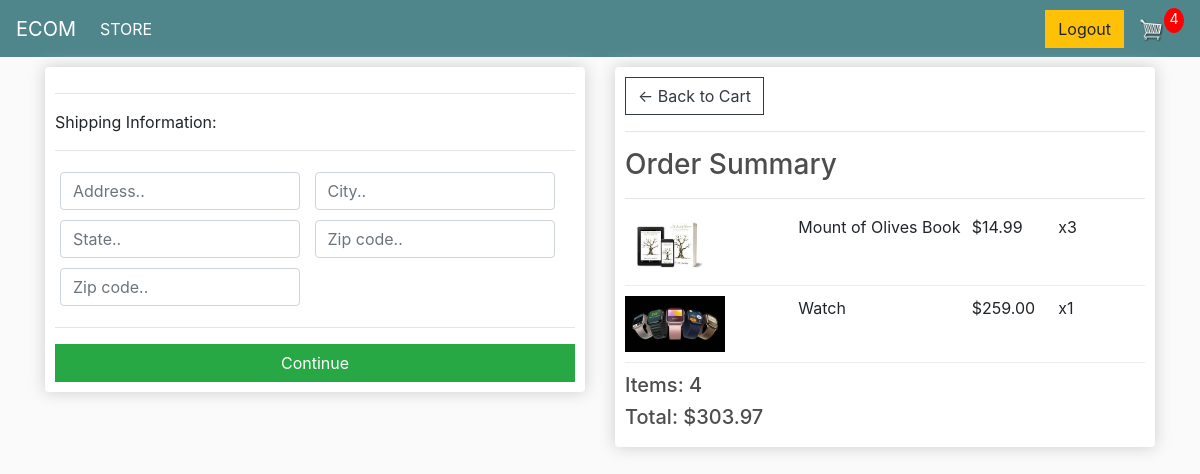
/checkout/ (signed in), run on an earlier commit of the app's database.
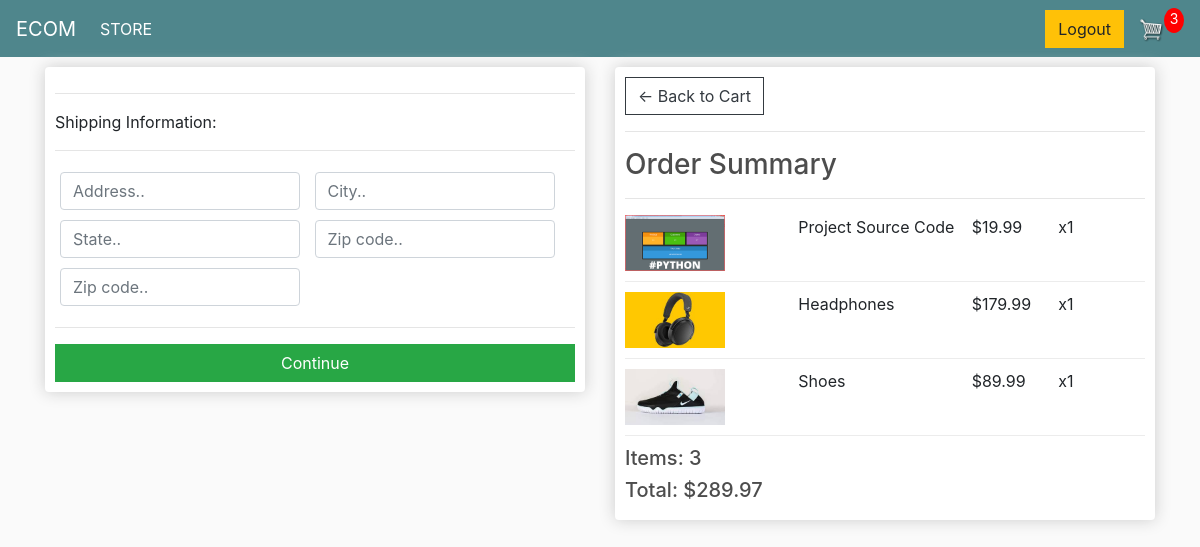
And on a later commit of the database.
### store/models.py (models this page shows, shortened)
class Order(models.Model):
    customer = models.ForeignKey(Customer, on_delete=models.SET_NULL, null=True, blank=True)
    date_ordered = models.DateField(null=True, blank=True, auto_now_add=True)
    complete = models.BooleanField(default=False, null=True, blank=True)
    transaction_id = models.CharField(max_length=200, null=True)
    @property
    def get_cart_total(self):
        orderitems = self.orderitem_set.all()
        total = sum([item.get_total for item in orderitems])
        return total
    @property
    def shipping(self):
        shipping = False
        orderitems = self.orderitem_set.all()
        for i in orderitems:
            if not i.product.digital:
                shipping = True
        return shipping
    def get_cart_items(self):
        orderitems = self.orderitem_set.all()
        total = sum([item.quantity for item in orderitems])
        return total

class OrderItem(models.Model):
    product = models.ForeignKey(Product, on_delete=models.SET_NULL, null=True, blank=True)
    order= models.ForeignKey(Order, on_delete=models.SET_NULL, null=True, blank=True)
    quantity = models.IntegerField(null=True, blank=True, default=0)
    date_added = models.DateField(auto_now_add=True)
    @property
    def get_total(self):
        if self.product is not None:
            total = self.product.price * self.quantity
        else:
            total = 0
        return total

class Product(models.Model):
    name = models.CharField(max_length=200, null=True, blank=True)
    price = models.DecimalField(max_digits=7 , decimal_places=2)
    digital = models.BooleanField(default=False, null=True, blank=True)
    image = models.ImageField(null=True, blank=True)
    @property
    def imageURL(self):
        try:
            url = self.image.url
        except:
            url = ''
        return url

### store/views.py (the view)
# urls.py: path('checkout/', views.checkout, name='checkout'),
def checkout(request):
    data = cartData(request=request)
    items = data['items']
    order = data['order']
    cartItems = data['cartItems']
    context = {'items': items, 'order': order, 'cartItems': cartItems}
    return render(request,'store/checkout.html', context)

### store/utils.py (called while the page is built)
def cartData(request):
    if request.user.is_authenticated:
        customer = request.user.customer
        order, created = Order.objects.get_or_create(customer=customer, complete=False)
        items = order.orderitem_set.all()
        cartItems = order.get_cart_items
    else:
        cookieData = cookieCart(request=request)
        cartItems = cookieData['cartItems']
        order = cookieData['order']
        items = cookieData['items']
    return {'items': items, 'order': order, 'cartItems': cartItems}

### store/templates/store/checkout.html (shortened to what this page needs)
{% extends 'store/main.html' %}
{% load static %}
{% block content %}
     <div class="row">
		<div class="col-lg-6">
			<div class="box-element" id="form-wrapper">
				<form id="form">
					<div id="shipping-info">
						<hr>
						<p>Shipping Information:</p>
						<hr>
						<div class="form-field">
							<input class="form-control" type="text" name="address" placeholder="Address..">
						</div>
						<div class="form-field">
							<input class="form-control" type="text" name="city" placeholder="City..">
						</div>
						<div class="form-field">
							<input class="form-control" type="text" name="state" placeholder="State..">
						</div>
						<div class="form-field">
							<input class="form-control" type="text" name="zipcode" placeholder="Zip code..">
						</div>
						<div class="form-field">
							<input class="form-control" type="text" name="country" placeholder="Zip code..">
						</div>
					</div>
					<hr>
					<input id="form-button" class="btn btn-success btn-block" type="submit" value="Continue">
				</form>
			</div>
			<br>
		</div>
		<div class="col-lg-6">
			<div class="box-element">
				<a  class="btn btn-outline-dark" href="{% url 'cart' %}">&#x2190; Back to Cart</a>
				<hr>
				<h3>Order Summary</h3>
				<hr>
				{% for item in items %}
				<div class="cart-row">
					<div style="flex:2"><img class="row-image" src="{{item.product.imageURL}}"></div>
					<div style="flex:2"><p>{{item.product.name}}</p></div>
					<div style="flex:1"><p>${{item.product.price}}</p></div>
					<div style="flex:1"><p>x{{item.quantity}}</p></div>
				</div>
				{% endfor %}
				<h5>Items:   {{order.get_cart_items}}</h5>
				<h5>Total:   ${{order.get_cart_total}}</h5>
			</div>
		</div>
	</div>
{% endblock content %}

### store/templates/store/main.html (shortened to what this page needs)
<!DOCTYPE html>
{% load static %}
<html>
<head>
	<link rel="stylesheet" href="https://stackpath.bootstrapcdn.com/bootstrap/4.4.1/css/bootstrap.min.css">
	<link rel="stylesheet" type="text/css" href="{% static 'css/main.css' %}">
</head>
<body>
    <nav class="navbar navbar-expand-lg navbar-dark bg-dark">
        <a class="navbar-brand" href="{% url 'store' %}">ECOM</a>
        <div class="collapse navbar-collapse" id="navbarSupportedContent">
          <ul class="navbar-nav mr-auto">
            <li class="nav-item active">
              <a class="nav-link" href="{% url 'store' %}">STORE <span class="sr-only">(current)</span></a>
            </li>
          </ul>
          <div class="form-inline my-2 my-lg-0">
            {% if not request.user.is_authenticated %}
              <a href="{% url 'login' %}"class="btn btn-warning">Login</a>
            {% else %}
              <a href="{% url 'logout' %}"class="btn btn-warning">Logout</a>
            {% endif %}
            <a href="{% url 'cart' %}">
               <img  id="cart-icon" src="{% static 'images/cart.png' %}">
           </a>
           <p id="cart-total">{{cartItems}}</p>
       </div>
        </div>
      </nav>
    <div class="container">
        {% block content %}
        {% endblock content %}
    </div>
</body>
</html>

What changed in the data, as far as the page shows it:
no longer on this page (row edited): Order: id.quantity "4", get_cart_items "4", get_cart_total "303.97"
no longer on this page (row unchanged): OrderItem: product.imageURL (picture), product.name "Mount of Olives Book", product.price "14.99", quantity "3"
no longer on this page (row unchanged): OrderItem: product.imageURL (picture), product.name "Watch", product.price "259.00", quantity "1"
added Order: id.quantity "3", get_cart_items "3", get_cart_total "289.97"
added OrderItem: product.imageURL (picture), product.name "Project Source Code", product.price "19.99", quantity "1"
added OrderItem: product.imageURL (picture), product.name "Headphones", product.price "179.99", quantity "1"
added OrderItem: product.imageURL (picture), product.name "Shoes", product.price "89.99", quantity "1"
